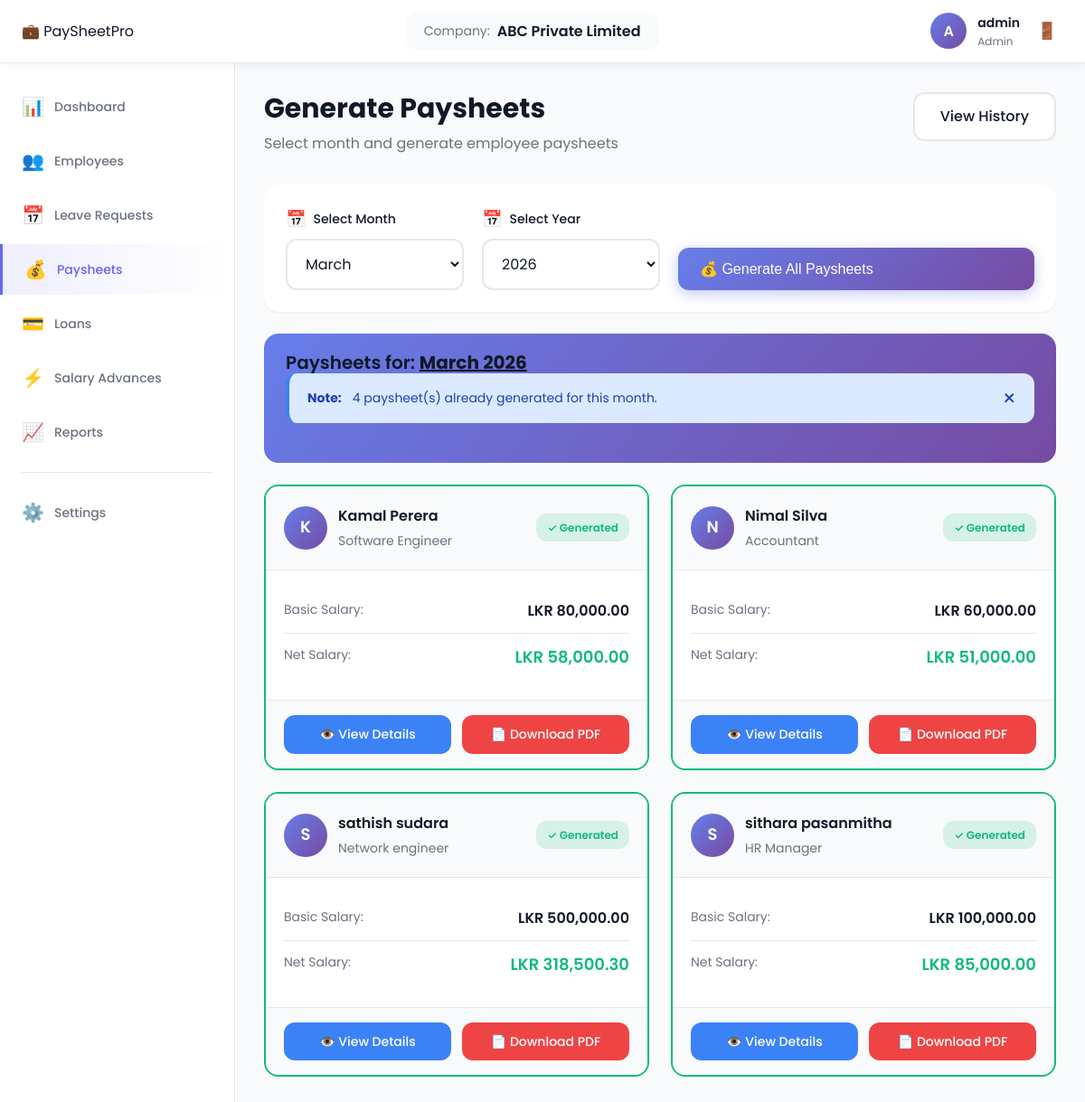
The page /admin/paysheet/generate_paysheet.php (signed in) on the database its author committed.
### tables this page shows
CREATE TABLE `employees` (
  `employee_id` int(11) NOT NULL,
  `company_id` int(11) NOT NULL,
  `employee_name` varchar(255) NOT NULL,
  `employee_nic` varchar(20) NOT NULL,
  `employee_address` text NOT NULL,
  `employee_phone` varchar(20) NOT NULL,
  `employee_email` varchar(100) NOT NULL,
  `position` varchar(100) NOT NULL,
  `department` varchar(100) NOT NULL,
  `basic_salary` decimal(10,2) NOT NULL,
  `joining_date` date NOT NULL,
  `status` enum('active','inactive') DEFAULT 'active',
  `created_date` timestamp NOT NULL DEFAULT current_timestamp()
);

CREATE TABLE `paysheets` (
  `paysheet_id` int(11) NOT NULL,
  `employee_id` int(11) NOT NULL,
  `month` int(11) NOT NULL,
  `year` int(11) NOT NULL,
  `basic_salary` decimal(10,2) NOT NULL,
  `ot_payment` decimal(10,2) DEFAULT 0.00,
  `travel_allowance` decimal(10,2) DEFAULT 0.00,
  `food_allowance` decimal(10,2) DEFAULT 0.00,
  `total_earnings` decimal(10,2) NOT NULL,
  `epf_deduction` decimal(10,2) DEFAULT 0.00,
  `etf_deduction` decimal(10,2) DEFAULT 0.00,
  `apit_tax` decimal(10,2) DEFAULT 0.00,
  `loan_deduction` decimal(10,2) DEFAULT 0.00,
  `advance_deduction` decimal(10,2) DEFAULT 0.00,
  `unapproved_leave_deduction` decimal(10,2) DEFAULT 0.00,
  `total_deductions` decimal(10,2) NOT NULL,
  `net_salary` decimal(10,2) NOT NULL,
  `generated_date` timestamp NOT NULL DEFAULT current_timestamp()
);

### config/database.php (called while the page is built, shortened)
<?php
function getCompanyId() {
    return isset($_SESSION['company_id']) ? $_SESSION['company_id'] : null;
}
function formatCurrency($amount) {
    return 'LKR ' . number_format($amount, 2);
}
function getMonthName($month) {
    $months = [
        1 => 'January', 2 => 'February', 3 => 'March', 4 => 'April',
        5 => 'May', 6 => 'June', 7 => 'July', 8 => 'August',
        9 => 'September', 10 => 'October', 11 => 'November', 12 => 'December'
    ];
    return $months[$month] ?? '';
}
?>

### admin/paysheet/generate_paysheet.php (the view, shortened to what this page needs)
<?php
require_once '../../config/database.php';
$company_id = getCompanyId();
$username = $_SESSION['username'];
$company_name = $_SESSION['company_name'];
$selected_month = isset($_POST['month']) ? clean($conn, $_POST['month']) : date('n');
$selected_year = isset($_POST['year']) ? clean($conn, $_POST['year']) : date('Y');
$employees_query = "SELECT * FROM employees WHERE company_id = '$company_id' AND status = 'active' ORDER BY employee_name";
$employees_result = mysqli_query($conn, $employees_query);
$check_query = "SELECT COUNT(*) as count FROM paysheets p
                JOIN employees e ON p.employee_id = e.employee_id
                WHERE e.company_id = '$company_id' AND p.month = '$selected_month' AND p.year = '$selected_year'";
$check_result = mysqli_query($conn, $check_query);
$already_generated = mysqli_fetch_assoc($check_result)['count'];
mysqli_data_seek($employees_result, 0);
?>
<!DOCTYPE html>
<html lang="en">
<head>
    <link rel="stylesheet" href="../../accests/css/style.css">
    <link rel="stylesheet" href="../../accests/css/dashboard.css">
    <link rel="stylesheet" href="../../accests/css/paysheet.css">
</head>
<body>
    <header class="dashboard-header">
        <div class="header-left">
            <div class="logo">
                <span class="logo-icon">💼</span>
                <span class="logo-text">PaySheet<span class="highlight">Pro</span></span>
            </div>
        </div>
        <div class="header-center">
            <div class="company-info">
                <span class="company-label">Company:</span>
                <span class="company-name"><?php echo htmlspecialchars($company_name); ?></span>
            </div>
        </div>
        <div class="header-right">
            <div class="user-menu">
                <div class="user-avatar">
                    <span><?php echo strtoupper(substr($username, 0, 1)); ?></span>
                </div>
                <div class="user-details">
                    <span class="user-name"><?php echo htmlspecialchars($username); ?></span>
                    <span class="user-role">Admin</span>
                </div>
                <a href="../../auth/logout.php" class="logout-btn" title="Logout">
                    <span class="icon">🚪</span>
                </a>
            </div>
        </div>
    </header>
    <div class="dashboard-container">
        <aside class="sidebar" id="sidebar">
            <nav class="sidebar-nav">
                <ul class="nav-list">
                    <li class="nav-item">
                        <a href="../dashboard.php" class="nav-link">
                            <span class="nav-icon">📊</span>
                            <span class="nav-text">Dashboard</span>
                        </a>
                    </li>
                    <li class="nav-item">
                        <a href="../employees/view_employees.php" class="nav-link">
                            <span class="nav-icon">👥</span>
                            <span class="nav-text">Employees</span>
                        </a>
                    </li>
                    <li class="nav-item">
                        <a href="../leaves/leave_requests.php" class="nav-link">
                            <span class="nav-icon">📅</span>
                            <span class="nav-text">Leave Requests</span>
                        </a>
                    </li>
                    <li class="nav-item active">
                        <a href="generate_paysheet.php" class="nav-link">
                            <span class="nav-icon">💰</span>
                            <span class="nav-text">Paysheets</span>
                        </a>
                    </li>
                    <li class="nav-item">
                        <a href="../loans/view_loans.php" class="nav-link">
                            <span class="nav-icon">💳</span>
                            <span class="nav-text">Loans</span>
                        </a>
                    </li>
                    <li class="nav-item">
                        <a href="../advances/view_advances.php" class="nav-link">
                            <span class="nav-icon">⚡</span>
                            <span class="nav-text">Salary Advances</span>
                        </a>
                    </li>
                    <li class="nav-item">
                        <a href="../reports/monthly_report.php" class="nav-link">
                            <span class="nav-icon">📈</span>
                            <span class="nav-text">Reports</span>
                        </a>
                    </li>
                    <li class="nav-divider"></li>
                    <li class="nav-item">
                        <a href="../company_settings.php" class="nav-link">
                            <span class="nav-icon">⚙️</span>
                            <span class="nav-text">Settings</span>
                        </a>
                    </li>
                </ul>
            </nav>
        </aside>
        <main class="main-content">
            <div class="page-header">
                <div>
                    <h1 class="page-title">Generate Paysheets</h1>
                    <p class="page-subtitle">Select month and generate employee paysheets</p>
                </div>
                <div class="page-actions">
                    <a href="paysheet_history.php" class="btn-secondary">
                        <span>View History</span>
                    </a>
                </div>
            </div>
            <div class="month-selector-card">
                <form method="POST" action="">
                    <div class="month-selector-grid">
                        <div class="form-group">
                            <label for="month" class="form-label">
                                <span class="label-icon">📅</span>
                                Select Month
                            </label>
                            <select name="month" id="month" class="form-input" onchange="this.form.submit()">
                                <?php for ($m = 1; $m <= 12; $m++): ?>
                                    <option value="<?php echo $m; ?>" <?php echo ($selected_month == $m) ? 'selected' : ''; ?>>
                                        <?php echo getMonthName($m); ?>
                                    </option>
                                <?php endfor; ?>
                            </select>
                        </div>
                        <div class="form-group">
                            <label for="year" class="form-label">
                                <span class="label-icon">📅</span>
                                Select Year
                            </label>
                            <select name="year" id="year" class="form-input" onchange="this.form.submit()">
                                <?php for ($y = date('Y'); $y >= date('Y') - 3; $y--): ?>
                                    <option value="<?php echo $y; ?>" <?php echo ($selected_year == $y) ? 'selected' : ''; ?>>
                                        <?php echo $y; ?>
                                    </option>
                                <?php endfor; ?>
                            </select>
                        </div>
                        <div class="form-group">
                            <button type="submit" name="generate_all" class="btn-primary btn-generate-all"
                                    onclick="return confirm('Generate paysheets for all employees for <?php echo getMonthName($selected_month) . ' ' . $selected_year; ?>?')">
                                <span>💰 Generate All Paysheets</span>
                            </button>
                        </div>
                    </div>
                </form>
            </div>
            <div class="selection-info">
                <h3>Paysheets for: <span class="highlight"><?php echo getMonthName($selected_month) . ' ' . $selected_year; ?></span></h3>
                <?php if ($already_generated > 0): ?>
                    <div class="alert alert-info">
                        <strong>Note:</strong> <?php echo $already_generated; ?> paysheet(s) already generated for this month.
                    </div>
                <?php endif; ?>
            </div>
            <div class="employees-paysheet-grid">
                <?php while ($employee = mysqli_fetch_assoc($employees_result)):
                    $check_emp = mysqli_query($conn, "SELECT * FROM paysheets WHERE employee_id = '" . $employee['employee_id'] . "' AND month = '$selected_month' AND year = '$selected_year'");
                    $paysheet_exists = mysqli_num_rows($check_emp) > 0;
                    $paysheet = $paysheet_exists ? mysqli_fetch_assoc($check_emp) : null;
                ?>
                    <div class="employee-paysheet-card <?php echo $paysheet_exists ? 'generated' : 'pending'; ?>">
                        <div class="employee-paysheet-header">
                            <div class="employee-info-paysheet">
                                <div class="employee-avatar-paysheet">
                                    <?php echo strtoupper(substr($employee['employee_name'], 0, 1)); ?>
                                </div>
                                <div>
                                    <div class="employee-name-paysheet">
                                        <?php echo htmlspecialchars($employee['employee_name']); ?>
                                    </div>
                                    <div class="employee-position-paysheet">
                                        <?php echo htmlspecialchars($employee['position']); ?>
                                    </div>
                                </div>
                            </div>
                            <?php if ($paysheet_exists): ?>
                                <span class="status-badge status-generated">✓ Generated</span>
                            <?php else: ?>
                                <span class="status-badge status-pending">⏳ Pending</span>
                            <?php endif; ?>
                        </div>
                        <div class="employee-paysheet-body">
                            <div class="paysheet-detail">
                                <span class="detail-label">Basic Salary:</span>
                                <span class="detail-value"><?php echo formatCurrency($employee['basic_salary']); ?></span>
                            </div>
                            <?php if ($paysheet_exists): ?>
                                <div class="paysheet-detail">
                                    <span class="detail-label">Net Salary:</span>
                                    <span class="detail-value highlight-amount"><?php echo formatCurrency($paysheet['net_salary']); ?></span>
                                </div>
                            <?php endif; ?>
                        </div>
                        <div class="employee-paysheet-actions">
                            <?php if ($paysheet_exists): ?>
                                <a href="view_paysheet.php?id=<?php echo $paysheet['paysheet_id']; ?>" class="btn-view">
                                    <span>👁️ View Details</span>
                                </a>
                                <a href="generate_pdf.php?id=<?php echo $paysheet['paysheet_id']; ?>" class="btn-pdf" target="_blank">
                                    <span>📄 Download PDF</span>
                                </a>
                            <?php endif; ?>
                        </div>
                    </div>
                <?php endwhile; ?>
            </div>
        </main>
    </div>
</body>
</html>

### rows shown on the page
employees: employee_name "K", employee_name "Kamal Perera", position "Software Engineer", basic_salary "LKR 80,000.00", paysheets.net_salary "LKR 58,000.00"
employees: employee_name "N", employee_name "Nimal Silva", position "Accountant", basic_salary "LKR 60,000.00", paysheets.net_salary "LKR 51,000.00"
employees: employee_name "S", employee_name "sathish sudara", position "Network engineer", basic_salary "LKR 500,000.00", paysheets.net_salary "LKR 318,500.30"
employees: employee_name "S", employee_name "sithara pasanmitha", position "HR Manager", basic_salary "LKR 100,000.00", paysheets.net_salary "LKR 85,000.00"

### other values the page prints
$company_name "ABC Private Limited"
substr($username, 0, 1) "A"
$username "admin"
getMonthName($selected_month) "March"
$selected_year "2026"
$already_generated "4"
form field month "March"
form field year "2026"
